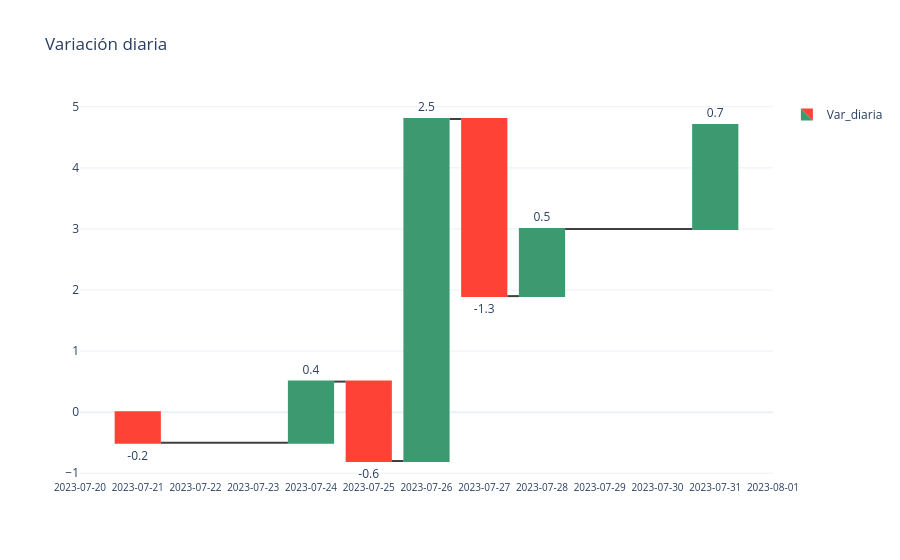

Write notebook code for a chart like this one.
### Markdown cell above
**Interacción**

### Code cell
fig = go.Figure(go.Waterfall(
    name = "Var_diaria", orientation = "v",
    measure = ["relative", "relative", "relative", "relative", "relative", "relative", "relative", "total"],
    x = VISA_1['Date'].dt.strftime('%Y-%m-%d'),
    textposition = "outside",
    text = VISA_1["Var%_Diaria"],
    y = VISA_1['Var_Diaria'],
    connector = {"line":{"color":"rgb(63, 63, 63)"}},
))

fig.update_layout(
        title = "Variación diaria",
        showlegend = True
)

fig.update_layout(dict(xaxis = dict(type='date', tickformat="%Y-%m-%d",range = ['2023-07-20','2023-08-1'],nticks=20, tickfont=dict(size=10))))

fig.update_layout(template="plotly_white")

fig.show()

### Figure 1 — Plotly figure (JSON) as saved in the notebook; plotly's stock layout.template omitted (floating-point values rounded to 4 significant figures)
{"data": [{"connector": {"line": {"color": "rgb(63, 63, 63)"}}, "measure": ["relative", "relative", "relative", "relative", "relative", "relative", "relative", "total"], "name": "Var_diaria", "orientation": "v", "text": [-0.2, 0.4, -0.6, 2.5, -1.3, 0.5, 0.7], "textposition": "outside", "type": "waterfall", "x": ["2023-07-21", "2023-07-24", "2023-07-25", "2023-07-26", "2023-07-27", "2023-07-28", "2023-07-31"], "y": [-0.5, 1, -1.3, 5.6, -2.9, 1.1, 1.7]}], "layout": {"showlegend": true, "title": {"text": "Variación diaria"}, "xaxis": {"nticks": 20, "range": ["2023-07-20", "2023-08-1"], "tickfont": {"size": 10}, "tickformat": "%Y-%m-%d", "type": "date"}}}
